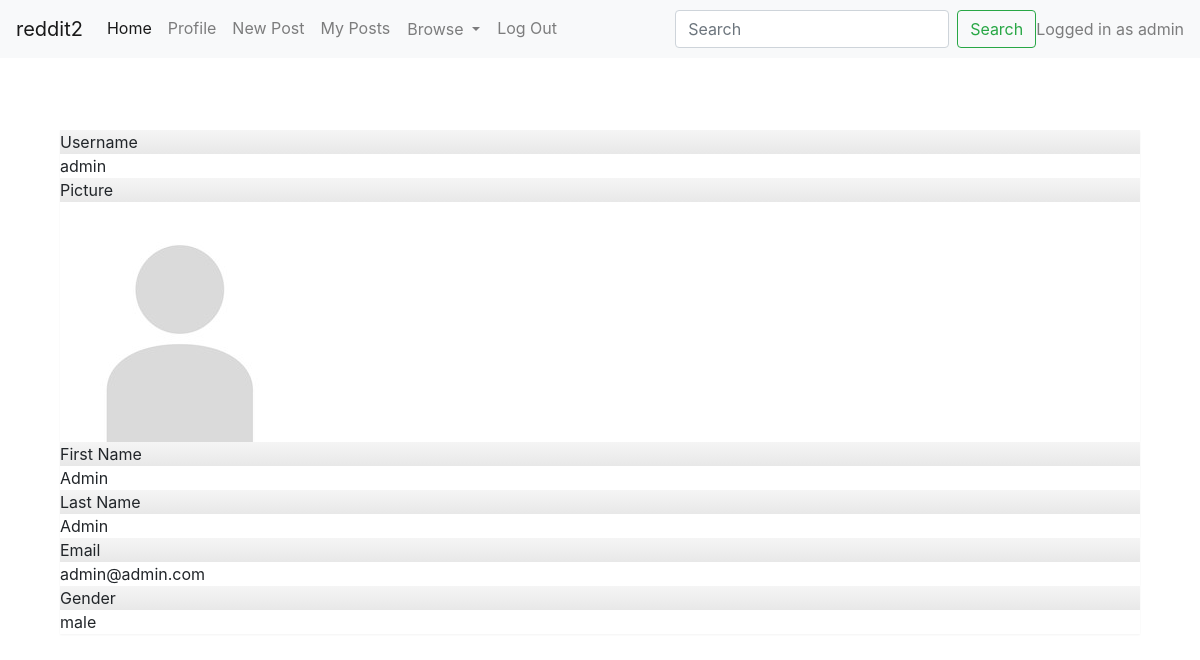
Page /details/ (signed in) on the committed database.
### post_app/models.py (models this page shows)
class Poster(AbstractUser):
    pass

class Profile(models.Model):
    objects = models.Manager()
    user = models.OneToOneField(Poster, on_delete=models.CASCADE, related_name='profile')
    first_name = models.CharField(max_length=50, blank = True)
    last_name = models.CharField(max_length=50, blank=True)
    gender = models.CharField(max_length=6, blank=True, default='')
    date_of_birth = models.DateField(blank=True, default='1900-01-01')
    avatar = models.FileField(default='default_pic.jpg')

### user_app/views.py (the view)
# urls.py: path('details/', user_app.views.DetailsList.as_view(), name='personal_data'),
class DetailsList(APIView):
    renderer_classes = [TemplateHTMLRenderer]
    template_name = "user_app/details.html"
    def get(self, request):
        usern = request.user.username
        profiles = Profile.objects.filter(user__username = usern)
        serializer1 = ProfileSerializerStruct(profiles, many=True)
        try:
            posters = Poster.objects.filter(id=serializer1.data[-1]["user"])
        except:
            return redirect("http://localhost:8000/admin/")
        serializer2 = PosterSerializer(posters, many=True)
        return Response({'details': serializer1.data, 'poster': serializer2.data})

### user_app/templates/user_app/details.html (shortened to what this page needs)
{% extends 'post_app/base.html' %}
{% block body %}
<div class="container">
    <div class="panel-group">
        <div class="panel panel-default">
            <div class="panel-heading">Username</div>
            <div class="panel-body">{{ poster.0.username}}</div>
        </div>
        <div class="panel panel-default">
            <div class="panel-heading">Picture</div>
            <div class="panel-body"><img src="{{ details.0.avatar}}"></div>
        </div>
        {% if details.0.first_name != '' %}
        <div class="panel panel-default">
            <div class="panel-heading">First Name</div>
            <div class="panel-body">{{ details.0.first_name}}</div>
        </div>
        {% endif %}
         {% if details.0.last_name != '' %}
        <div class="panel panel-default">
            <div class="panel-heading">Last Name</div>
            <div class="panel-body">{{ details.0.last_name}}</div>
        </div>
        {% endif %}
        <div class="panel panel-default">
            <div class="panel-heading">Email</div>
            <div class="panel-body">{{ poster.0.email}}</div>
        </div>
        {% if details.0.gender != '' %}
        <div class="panel panel-default">
            <div class="panel-heading">Gender</div>
            <div class="panel-body">{{ details.0.gender}}</div>
        </div>
        {% endif %}
    </div>
</div>
{% endblock %}

### post_app/templates/post_app/base.html (shortened to what this page needs)
<!DOCTYPE html>
<html lang="en">
<head>
    <link rel="stylesheet" href="https://stackpath.bootstrapcdn.com/bootstrap/4.1.3/css/bootstrap.min.css">
    <link rel="stylesheet" href="https://maxcdn.bootstrapcdn.com/bootstrap/3.3.7/css/bootstrap-theme.min.css">
    <link rel="stylesheet" href="https://use.fontawesome.com/releases/v5.2.0/css/all.css">
  </head>
<body>
<nav class="navbar navbar-expand-lg navbar-light bg-light">
  <a class="navbar-brand" href="#">reddit2</a>
  <div class="collapse navbar-collapse" id="navbarNavDropdown">
     <ul class="navbar-nav mr-auto">
         <li class="nav-item active">
            <a class="nav-link" href="/">Home <span class="sr-only">(current)</span></a>
         </li>
         {% if user.is_authenticated %}
         <li class="nav-item">
            <a class="nav-link" href="{% url 'personal_data' %}">Profile</a>
         </li>
         <li class="nav-item">
            <a class="nav-link" href="{% url 'create_post' %}">New Post</a>
         </li>
         <li class="nav-item">
            <a class="nav-link" href="{% url 'my_posts' %}">My Posts</a>
         </li>
         <li class="nav-item dropdown">
            <a class="btn nav-link dropdown-toggle" id="navbarDropdownMenuLink" role="button" data-toggle="dropdown" aria-haspopup="true" aria-expanded="false">
            Browse
            </a>
         </li>
         <li class="nav-item">
             <a class="nav-link" href="{% url 'logout_view' %}">Log Out</a>
         </li>
         {% endif %}
    </ul>
      {% if user.is_authenticated %}
         <form class="form-inline my-2 my-lg-0" action="{% url 'home' %}" >
            <input class="form-control mr-sm-2" type="search" placeholder="Search" aria-label="Search" name="search_query">
            <button class="btn btn-outline-success my-2 my-sm-0" type="submit">Search</button>
        </form>
        <span class="navbar-text">
      Logged in as {{request.user.username}}
        </span>
      {% endif %}
  </div>
</nav>
<br><br><br>
<div class = "container">
{% block body %}
{% endblock %}
</div>
</body>
</html>

### rows in the picture
Poster: user.username "admin", username "admin", email "admin@admin.com"
Profile: first_name "Admin", last_name "Admin", gender "male"
